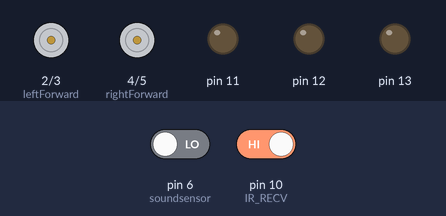
Recording of a sketch running on a simulated Arduino Uno, built with avr-gcc and run on an emulated ATmega328P. Parts: motor-driver pin pairs drawn as motors (green arrow = first pin HIGH = forward, orange = second pin HIGH = backward, longer = more drive), output pins drawn as LEDs (lit = HIGH). Inputs (shaded band) come from the test bench; at power-on: pin 6 (soundsensor) LOW, pin 10 (IR_RECV) HIGH. Random numbers use the default seed unless the sketch sets one.

Above: at 1.2 s.
1.3 s: pin 6 (soundsensor) driven HIGH
At 1.6 s:
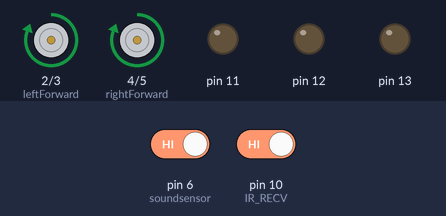
2.8 s: pin 10 (IR_RECV) driven LOW
At 3.2 s:
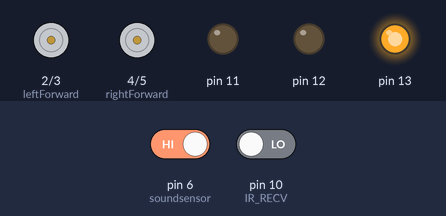
4.8 s: pin 10 (IR_RECV) driven HIGH
At 6.6 s:
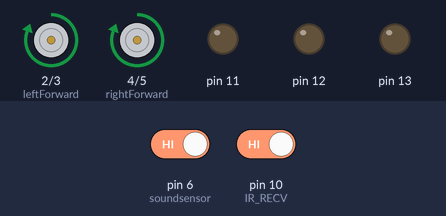
7.8 s: pin 10 (IR_RECV) driven LOW
At 10.5 s:
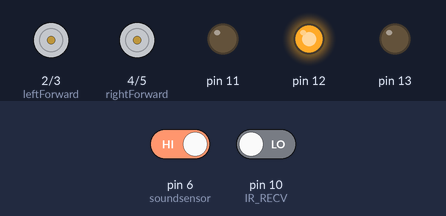
Timing chart, 0 to 20.8 s (numbered marks = the images above; inputs shaded):
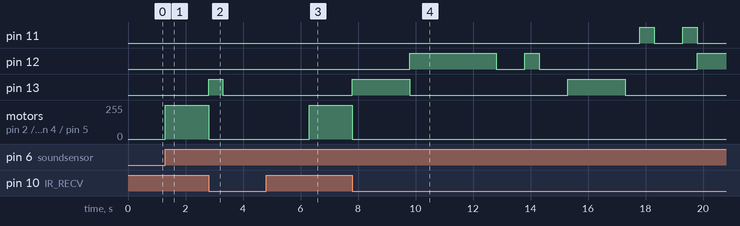

The sketch:

HAIBOT.ino
```cpp
const int leftForward = 2; //Left motor pin1
const int leftBackward = 3;  //Left motor pin2
const int rightForward = 4;  //Right motor pin1
const int rightBackward = 5;  //Right motor pin2
const int soundsensor=6;  //Detecting Clap
const int IR_RECV=10;    //Detecting Obstacle
int F=0;//Flag var
void setup()
{
  //DIFF COLOURED LEDS
  pinMode(11,OUTPUT);
  pinMode(12,OUTPUT);
  pinMode(13,OUTPUT);
  //motor pins
  pinMode(leftForward , OUTPUT);
  pinMode(leftBackward , OUTPUT);
  pinMode(rightForward , OUTPUT);
  pinMode(rightBackward , OUTPUT);
  //Detecting Clap
  pinMode(soundsensor,INPUT);
  //Detecting Obstacle
  pinMode(IR_RECV,INPUT);
  //Increasing the Randomness
  randomSeed(analogRead(1));
}

void loop()
{
  if(digitalRead(soundsensor)==HIGH||F==1)//clap detection and sustaining of condition[flag]
      { F=1;
        digitalWrite(leftForward , HIGH);
    digitalWrite(leftBackward , LOW);
    digitalWrite(rightForward , HIGH);
    digitalWrite(rightBackward , LOW); } //Move Forward
     if(digitalRead(IR_RECV)==LOW) //Obstacle Detection
   {
    digitalWrite(leftForward , LOW);
    digitalWrite(leftBackward , LOW);
    digitalWrite(rightForward , LOW);
    digitalWrite(rightBackward , LOW); //Stop
     int n=random(7);
     int m=random(6);
     digitalWrite(m+9,HIGH); //Random Lights
     delay(n*500); //Random gaps
     digitalWrite(m+9,LOW);

    }

}
```

Measured:
- after the input at 1.3 s, motor on pin 2 (leftForward) / pin 3 (leftBackward), motor on pin 4 (rightForward) / pin 5 (rightBackward): stopped → forward 255/255 at once
- after the input at 2.8 s, pin 13: LOW → HIGH at once, → LOW 0.50 s later; motor on pin 2 (leftForward) / pin 3 (leftBackward), motor on pin 4 (rightForward) / pin 5 (rightBackward): forward 255/255 → stopped at once
- after the input at 4.8 s, motor on pin 2 (leftForward) / pin 3 (leftBackward), motor on pin 4 (rightForward) / pin 5 (rightBackward): stopped → forward 255/255 after 1.5 s
- after the input at 7.8 s, pin 11: alternates HIGH for 0.50 s and LOW for 1.0 s, starting after 10.0 s; pin 12: goes HIGH 3.0 s, LOW 1.0 s, HIGH 0.50 s, LOW 5.5 s, then HIGH, starting after 2.0 s
